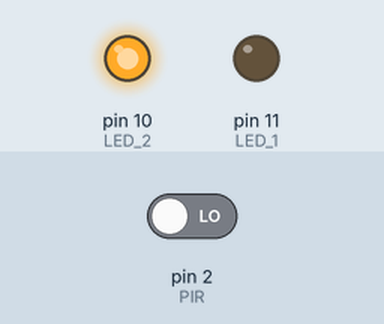
This sketch was run on a simulated Arduino Uno, built with avr-gcc and run on an emulated ATmega328P. Parts: output pins drawn as LEDs (lit = HIGH). The test bench sets the inputs (shaded band); at power-on: pin 2 (PIR) LOW.

Above: at 1.2 s.
1.3 s: pin 2 (PIR) driven HIGH
At 2.5 s:
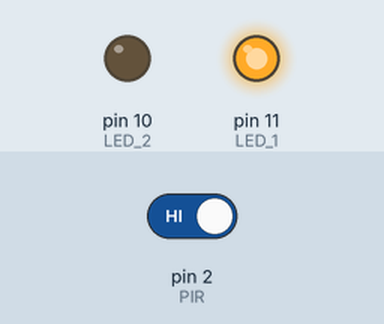
2.8 s: pin 2 (PIR) driven LOW
At 3.8 s:
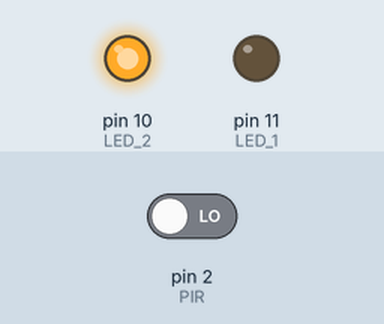
Timing chart, 0 to 5.8 s (numbered marks = the images above; inputs shaded):
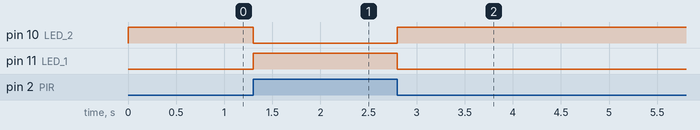

The sketch:

Sketch_9.ino
```cpp
int LED_1 = 11;
int LED_2 = 10;
int PIR = 2;

void setup() {
  // put your setup code here, to run once:
  pinMode(LED_1, OUTPUT);
  pinMode(LED_2, OUTPUT);
  pinMode(PIR, INPUT);
  Serial.begin(9600);
}

void loop() {
  // put your main code here, to run repeatedly:
  if (digitalRead(PIR) == HIGH){
    digitalWrite(LED_1,HIGH);
    digitalWrite(LED_2,LOW);
    delay(100);
  }
  else{
    digitalWrite(LED_1,LOW);
    digitalWrite(LED_2,HIGH);
    delay(100);

  }
}
```

Measured:
- after the input at 1.3 s, pin 10 (LED_2): HIGH → LOW at once; pin 11 (LED_1): LOW → HIGH at once
- after the input at 2.8 s, pin 10 (LED_2): LOW → HIGH at once; pin 11 (LED_1): HIGH → LOW at once
